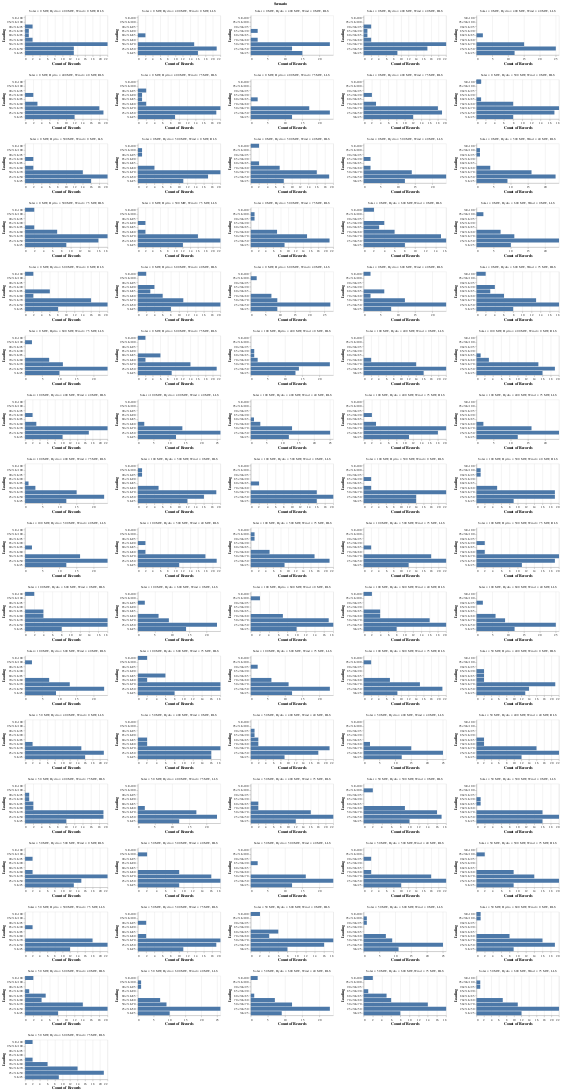

Notebook cell for this chart:
### Markdown cell above
A histogram is plotted to check the no of line branches in the above defined loading bracket

### Code cell
alt.Chart(data_l).mark_bar().encode(
    alt.Y('Loading', scale =alt.Scale(domain=['%I>100','95<%I<100','90<%I<95','85<%I<90','80<%I<85','70<%I<80','50<%I<70','25<%I<50','%I<25'])),
    alt.X('count()')).properties(height = 120, width = 250).facet('Scenario',columns=5).resolve_scale(x='independent', y = 'independent')

### Figure 1 — Vega-Lite specification as saved in the notebook (floating-point values rounded to 4 significant figures; data arrays with more than 128 entries replaced by an {"elided": "..."} marker saying what was removed)
{"config": {"view": {"continuousWidth": 300, "continuousHeight": 300}}, "data": {"name": "data-41c3fc20889886da59c40bf11705b2c4"}, "facet": {"field": "Scenario", "type": "nominal"}, "spec": {"mark": {"type": "bar"}, "encoding": {"x": {"aggregate": "count", "type": "quantitative"}, "y": {"field": "Loading", "scale": {"domain": ["%I>100", "95<%I<100", "90<%I<95", "85<%I<90", "80<%I<85", "70<%I<80", "50<%I<70", "25<%I<50", "%I<25"]}, "type": "nominal"}}, "height": 120, "width": 250}, "columns": 5, "resolve": {"scale": {"x": "independent", "y": "independent"}}, "$schema": "https://vega.github.io/schema/vega-lite/v5.20.1.json", "datasets": {"data-41c3fc20889886da59c40bf11705b2c4": {"elided": "4374 records"}}}
